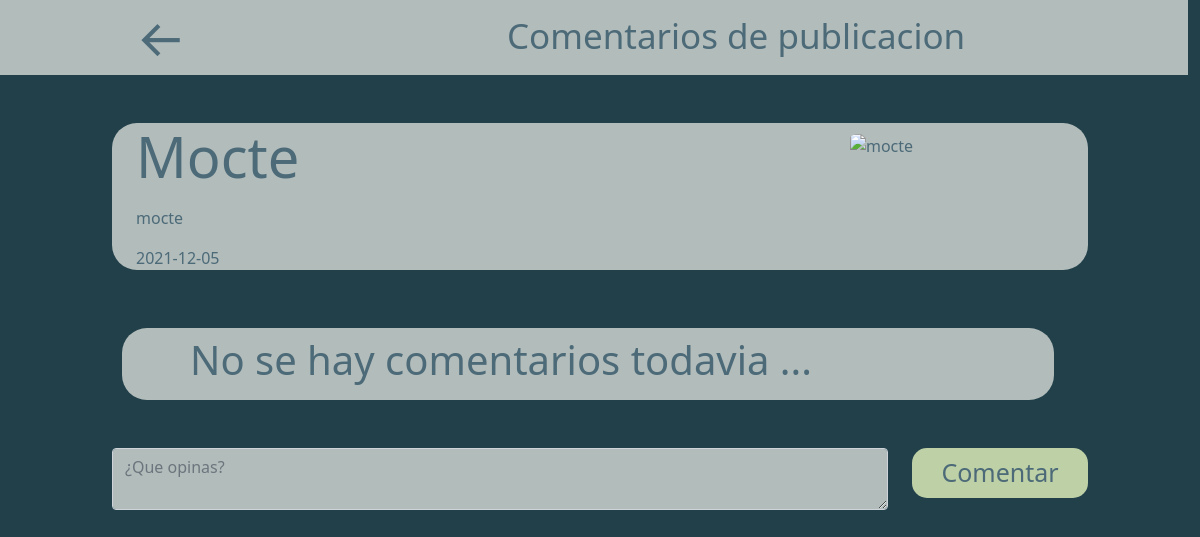
/pages/admin/view-comments.php?idPost=2 (signed in), run on an earlier commit of the app's database.
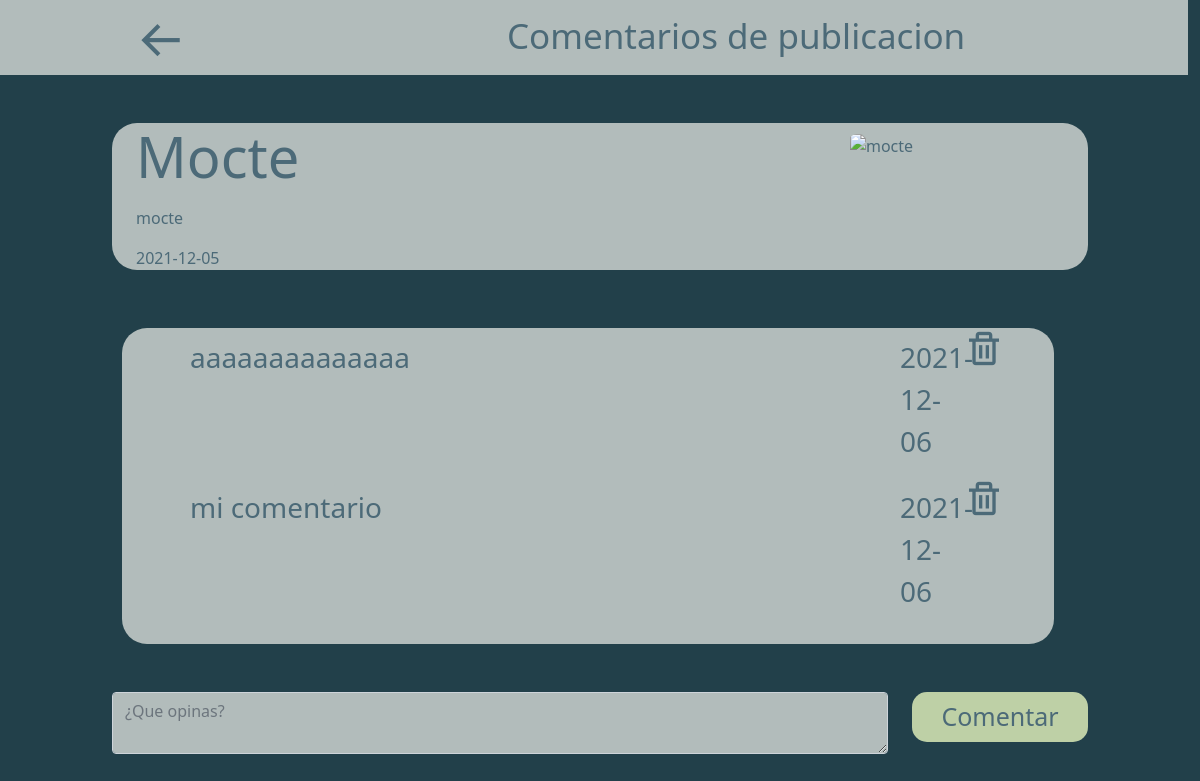
And on a later commit of the database.
### tables this page shows
CREATE TABLE `comments` (
  `id_comment` int(11) NOT NULL,
  `id_post` int(11) NOT NULL,
  `id_user` int(11) NOT NULL,
  `content` text NOT NULL,
  `date` date NOT NULL
);

### widgets/admin/view-comments.php (the view, shortened to what the changed rows need)
<?php
    $conn = connectDB();
     $consulta = "select * from posts where id_post= ".$_GET["idPost"];
    $rs = mysqli_query($conn, $consulta);
    if(mysqli_num_rows($rs)>0){
        $info_post = mysqli_fetch_array($rs);
    }
?>
<div class="container-fluid" id="container-all-page">
            <div class="row" id="header-page">
                <div class="col-7">
                    <h2>Comentarios de publicacion</h2>
                </div>
            </div>
            <div class="row mt-5">
                <div class="col-10">
                    <div class="container-fluid" id="container-post">
                        <div class="row">
                            <div class="col-8" id="container-info-post">
                                <h1 class="display-4 text-capitalize"><?php
                                echo $info_post["title"];
                                ?></h1>
                            </div>
                        </div>
                    </div>
                </div>
                <div class="row mt-5">
                <div class="col-10">
                    <div class="container-fluid" id="prueba">
                        <div class="row">
                            <div class="col-12" id="prueba-col">
                                <div class="container-fluid" id="container-comments">
                                    <ul class = "list-comments">
                                    <?php
                                        $c = connectDB();
                                        $qry = "select * from comments where id_post=".$info_post["id_post"];
                                        $rs = mysqli_query($c, $qry);
                                        if(mysqli_num_rows($rs)>0){
                                            while($comment_for_post = mysqli_fetch_array($rs)){
                                                echo "<li>
                                                        <div class='row mt-2'>
                                                            <div class='col-10'>
                                                                <p>".$comment_for_post["content"]."</p>
                                                            </div>
                                                            <div class='col-1'>
                                                                <p>".$comment_for_post["date"]."</p>
                                                            </div>
                                                            <div class='col-1'>
                                                            <a href='../../DB/deleteComment.php?idComment=".$comment_for_post["id_comment"]."&idPost=".$info_post["id_post"]."' class='btn-action'><i class='bx bx-trash' ></i></a>
                                                            </div>
                                                        </div>
                                                    </li>
                                                ";
                                            }
                                        }else{
                                            echo "<li><h1>No se hay comentarios todavia ... </h1></li>";
                                        }
                                    ?>
                                    </ul>
                                </div>
                            </div>
                        </div>
                    </div>
                </div>
            </div>
        </div>
</div>

What changed in the data, as far as the page shows it:
added comments: content "aaaaaaaaaaaaaa", date "2021-12-06"
added comments: content "mi comentario", date "2021-12-06"
Also different on the page:
text no longer shown: "No se hay comentarios todavia ..."
